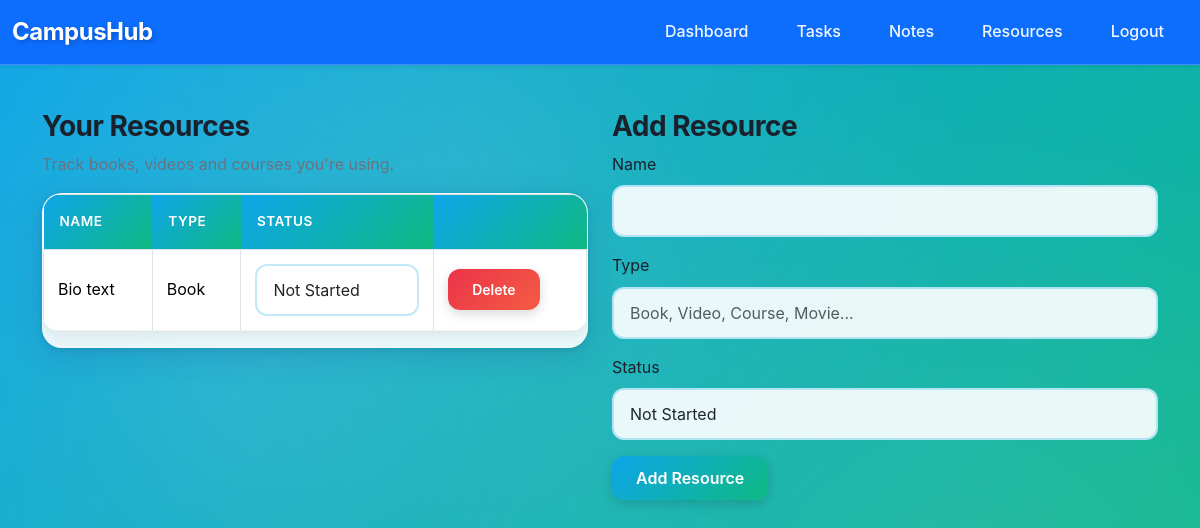
The page /resources (signed in) on the database its author committed.
### tables this page shows
CREATE TABLE resources (
    id INTEGER PRIMARY KEY AUTOINCREMENT,
    user_id INTEGER NOT NULL,
    name TEXT NOT NULL,
    type TEXT,
    status TEXT DEFAULT 'Not Started',
    FOREIGN KEY (user_id) REFERENCES users(id)
);

### app.py (the view, shortened to what this page needs)
@app.route("/resources", methods=["GET", "POST"])
@login_required
def resources_page():
    db = get_db()
    user_id = session["user_id"]
    rows = db.execute(
        "SELECT * FROM resources WHERE user_id = ? ORDER BY id DESC",
        (user_id,)
    ).fetchall()
    resources = [dict(r) for r in rows]
    return render_template("resources.html", resources=resources)

### app.py (called while the page is built)
def get_db():
    conn = sqlite3.connect("instance/campushub.db", check_same_thread=False)
    conn.row_factory = sqlite3.Row
    return conn

def login_required(f):
    @wraps(f)
    def decorated_function(*args, **kwargs):
        if session.get("user_id") is None:
            return redirect("/login")
        return f(*args, **kwargs)
    return decorated_function

### templates/resources.html (shortened to what this page needs)
{% extends "layout.html" %}
{% block content %}
<div class="row">
  <div class="col-md-6">
    <h3>Your Resources</h3>
    <p class="text-muted">Track books, videos and courses you're using.</p>
    <div class="card fade-in">
      <div class="card-body p-0">
        <table class="table table-bordered" id="resources-table">
          <thead>
            <tr>
              <th>Name</th>
              <th>Type</th>
              <th>Status</th>
              <th></th>
            </tr>
          </thead>
          <tbody>
            {% for r in resources %}
            <tr data-id="{{ r.id }}">
              <td>{{ r.name }}</td>
              <td>{{ r.type }}</td>
              <td>
                <select class="form-select resource-status">
                  <option {% if r.status == 'Not Started' %}selected{% endif %}>Not Started</option>
                </select>
              </td>
              <td><button class="btn btn-sm btn-danger resource-delete">Delete</button></td>
            </tr>
            {% else %}
            <tr><td colspan="4">No resources yet — add one on the right.</td></tr>
            {% endfor %}
          </tbody>
        </table>
      </div>
    </div>
  </div>
  <div class="col-md-6">
    <h3>Add Resource</h3>
    <form method="post">
      <div class="mb-3">
        <label class="form-label">Name</label>
        <input name="name" class="form-control" required>
      </div>
      <div class="mb-3">
        <label class="form-label">Type</label>
        <input name="type" class="form-control" placeholder="Book, Video, Course, Movie..." />
      </div>
      <div class="mb-3">
        <label class="form-label">Status</label>
        <select name="status" class="form-select">
          <option>Not Started</option>
        </select>
      </div>
      <button class="btn btn-primary">Add Resource</button>
    </form>
  </div>
</div>
{% endblock %}

### static/styles.css (style rules this page uses)
body { background: linear-gradient(135deg, #0ea5e9 0%, #10b981 100%); background-attachment: fixed; font-family: Inter, system-ui, -apple-system, "Segoe UI", Roboto, "Helvetica Neue", Arial; color: #1a202c; line-height: 1.6; -webkit-font-smoothing: antialiased; -moz-osx-font-smoothing: grayscale; padding-top: 70px; min-height: 100vh; position: relative; }
body::before { content: ''; position: fixed; top: 0; left: 0; width: 100%; height: 100%; background-image: radial-gradient(circle at 20% 50%, rgba(255, 255, 255, 0.1) 0%, transparent 50%), radial-gradient(circle at 80% 80%, rgba(255, 255, 255, 0.1) 0%, transparent 50%), radial-gradient(circle at 40% 20%, rgba(255, 255, 255, 0.08) 0%, transparent 50%); pointer-events: none; z-index: 0; }
.card { border: none; border-radius: 20px; background: rgba(255, 255, 255, 0.9); backdrop-filter: blur(10px); -webkit-backdrop-filter: blur(10px); box-shadow: 0 8px 32px rgba(31, 38, 135, 0.15), 0 2px 8px rgba(0, 0, 0, 0.1), inset 0 1px 0 rgba(255, 255, 255, 0.8); transition: all 0.4s cubic-bezier(0.175, 0.885, 0.32, 1.275); border: 1px solid rgba(255, 255, 255, 0.3); position: relative; overflow: hidden; }
.card::before { content: ''; position: absolute; top: -50%; left: -50%; width: 200%; height: 200%; background: radial-gradient(circle, rgba(255, 255, 255, 0.3) 0%, transparent 70%); opacity: 0; transition: opacity 0.4s ease; }
.table { border-radius: 16px; overflow: hidden; background: rgba(255, 255, 255, 0.95); box-shadow: 0 4px 16px rgba(0, 0, 0, 0.08); }
.table thead th { background: linear-gradient(135deg, #0ea5e9 0%, #10b981 100%); color: #fff; border: none; font-weight: 600; text-transform: uppercase; font-size: 0.85rem; letter-spacing: 0.5px; padding: 16px; }
.table tbody tr { transition: all 0.3s ease; border-bottom: 1px solid rgba(0, 0, 0, 0.05); }
.table td, .table th { vertical-align: middle; padding: 14px; }
.btn { border-radius: 12px; font-weight: 600; padding: 10px 24px; transition: all 0.3s cubic-bezier(0.175, 0.885, 0.32, 1.275); border: none; position: relative; overflow: hidden; box-shadow: 0 4px 12px rgba(0, 0, 0, 0.15); }
.btn::before { content: ''; position: absolute; top: 50%; left: 50%; width: 0; height: 0; border-radius: 50%; background: rgba(255, 255, 255, 0.3); transform: translate(-50%, -50%); transition: width 0.6s, height 0.6s; }
.btn-primary { background: linear-gradient(135deg, #0ea5e9 0%, #10b981 100%); border: none; }
.btn-danger { background: linear-gradient(135deg, #eb3349 0%, #f45c43 100%); }
.form-control, .form-select, textarea { border-radius: 12px !important; padding: 12px 16px; border: 2px solid rgba(14, 165, 233, 0.25); background: rgba(255, 255, 255, 0.9); transition: all 0.3s ease; backdrop-filter: blur(10px); }
.text-muted { color: #6b7280 !important; }
h1, h2, h3, h4, h5, h6 { font-weight: 700; letter-spacing: -0.5px; }
.fade-in { animation: fadeIn 0.6s ease both; }
body, html { overflow-x: hidden; }

### rows shown on the page
resources: name "Bio text", type "Book", status "Not Started"
